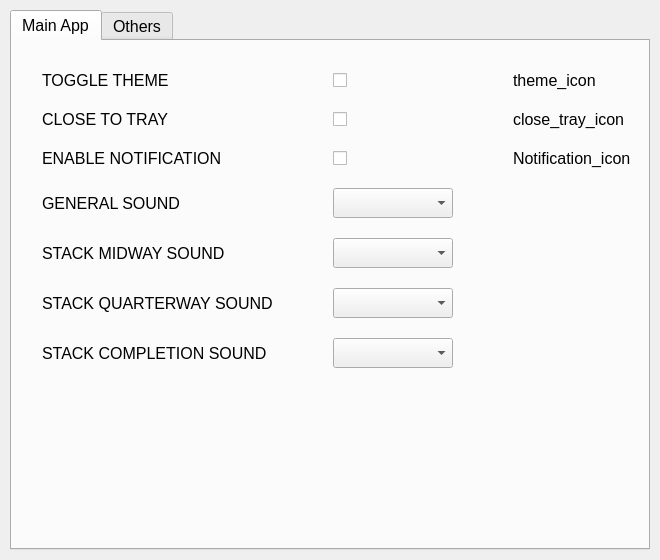
<?xml version="1.0" encoding="UTF-8"?>
<ui version="4.0">
 <class>settings</class>
 <widget class="QWidget" name="settings">
  <property name="geometry">
   <rect>
    <x>0</x>
    <y>0</y>
    <width>660</width>
    <height>560</height>
   </rect>
  </property>
  <property name="minimumSize">
   <size>
    <width>630</width>
    <height>560</height>
   </size>
  </property>
  <property name="maximumSize">
   <size>
    <width>660</width>
    <height>560</height>
   </size>
  </property>
  <property name="font">
   <font>
    <pointsize>12</pointsize>
   </font>
  </property>
  <property name="focusPolicy">
   <enum>Qt::TabFocus</enum>
  </property>
  <property name="windowTitle">
   <string>Form</string>
  </property>
  <widget class="QTabWidget" name="tab_widget">
   <property name="geometry">
    <rect>
     <x>10</x>
     <y>10</y>
     <width>640</width>
     <height>540</height>
    </rect>
   </property>
   <property name="minimumSize">
    <size>
     <width>610</width>
     <height>540</height>
    </size>
   </property>
   <property name="maximumSize">
    <size>
     <width>640</width>
     <height>540</height>
    </size>
   </property>
   <property name="currentIndex">
    <number>0</number>
   </property>
   <widget class="QWidget" name="main_app">
    <attribute name="title">
     <string>Main App</string>
    </attribute>
    <widget class="QWidget" name="gridLayoutWidget">
     <property name="geometry">
      <rect>
       <x>10</x>
       <y>10</y>
       <width>649</width>
       <height>481</height>
      </rect>
     </property>
     <layout class="QGridLayout" name="main_app_layout" rowstretch="10,0,0,0,0,0,0">
      <property name="sizeConstraint">
       <enum>QLayout::SetFixedSize</enum>
      </property>
      <property name="leftMargin">
       <number>20</number>
      </property>
      <property name="topMargin">
       <number>20</number>
      </property>
      <property name="rightMargin">
       <number>20</number>
      </property>
      <property name="bottomMargin">
       <number>20</number>
      </property>
      <property name="horizontalSpacing">
       <number>60</number>
      </property>
      <property name="verticalSpacing">
       <number>20</number>
      </property>
      <item row="0" column="0">
       <widget class="QLabel" name="theme_toggle_label">
        <property name="text">
         <string>TOGGLE THEME</string>
        </property>
       </widget>
      </item>
      <item row="1" column="0">
       <widget class="QLabel" name="close_to_tray_label">
        <property name="text">
         <string>CLOSE TO TRAY</string>
        </property>
       </widget>
      </item>
      <item row="2" column="0">
       <widget class="QLabel" name="notification_label">
        <property name="text">
         <string>ENABLE NOTIFICATION </string>
        </property>
       </widget>
      </item>
      <item row="0" column="2">
       <widget class="QLabel" name="theme_icon_placeholder">
        <property name="layoutDirection">
         <enum>Qt::LeftToRight</enum>
        </property>
        <property name="text">
         <string>theme_icon</string>
        </property>
       </widget>
      </item>
      <item row="1" column="1">
       <widget class="QCheckBox" name="close_to_tray_placeholder"/>
      </item>
      <item row="2" column="1">
       <widget class="QCheckBox" name="notification_placeholder"/>
      </item>
      <item row="2" column="2">
       <widget class="QLabel" name="notification_icon_placeholder">
        <property name="layoutDirection">
         <enum>Qt::LeftToRight</enum>
        </property>
        <property name="text">
         <string>Notification_icon</string>
        </property>
       </widget>
      </item>
      <item row="0" column="1">
       <widget class="QCheckBox" name="theme_toggle_placeholder">
        <property name="layoutDirection">
         <enum>Qt::LeftToRight</enum>
        </property>
        <property name="styleSheet">
         <string notr="true"/>
        </property>
       </widget>
      </item>
      <item row="1" column="2">
       <widget class="QLabel" name="close_icon_placeholder">
        <property name="layoutDirection">
         <enum>Qt::LeftToRight</enum>
        </property>
        <property name="text">
         <string>close_tray_icon</string>
        </property>
       </widget>
      </item>
      <item row="3" column="0">
       <widget class="QLabel" name="general_notification_label">
        <property name="text">
         <string>GENERAL SOUND</string>
        </property>
       </widget>
      </item>
      <item row="5" column="0">
       <widget class="QLabel" name="quarterly_notification_label">
        <property name="text">
         <string>STACK QUARTERWAY SOUND</string>
        </property>
       </widget>
      </item>
      <item row="5" column="1">
       <widget class="QComboBox" name="quarterly_notification_sound">
        <property name="minimumSize">
         <size>
          <width>120</width>
          <height>30</height>
         </size>
        </property>
        <property name="maximumSize">
         <size>
          <width>120</width>
          <height>30</height>
         </size>
        </property>
       </widget>
      </item>
      <item row="3" column="1">
       <widget class="QComboBox" name="general_notification_sound">
        <property name="minimumSize">
         <size>
          <width>120</width>
          <height>30</height>
         </size>
        </property>
        <property name="maximumSize">
         <size>
          <width>120</width>
          <height>30</height>
         </size>
        </property>
       </widget>
      </item>
      <item row="4" column="1">
       <widget class="QComboBox" name="midway_notification_sound">
        <property name="minimumSize">
         <size>
          <width>120</width>
          <height>30</height>
         </size>
        </property>
        <property name="maximumSize">
         <size>
          <width>120</width>
          <height>30</height>
         </size>
        </property>
        <property name="sizeIncrement">
         <size>
          <width>0</width>
          <height>30</height>
         </size>
        </property>
       </widget>
      </item>
      <item row="4" column="0">
       <widget class="QLabel" name="midway_notification_label">
        <property name="text">
         <string>STACK MIDWAY SOUND</string>
        </property>
       </widget>
      </item>
      <item row="6" column="0">
       <widget class="QLabel" name="end_notification_label">
        <property name="text">
         <string>STACK COMPLETION SOUND</string>
        </property>
       </widget>
      </item>
      <item row="6" column="1">
       <widget class="QComboBox" name="end_notification_sound">
        <property name="minimumSize">
         <size>
          <width>120</width>
          <height>30</height>
         </size>
        </property>
        <property name="maximumSize">
         <size>
          <width>120</width>
          <height>30</height>
         </size>
        </property>
       </widget>
      </item>
     </layout>
    </widget>
   </widget>
   <widget class="QWidget" name="others">
    <attribute name="title">
     <string>Others</string>
    </attribute>
   </widget>
  </widget>
 </widget>
 <resources/>
 <connections/>
</ui>
